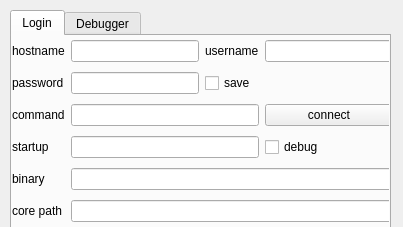
<?xml version="1.0" encoding="UTF-8"?>
<ui version="4.0">
 <class>core_analysis</class>
 <widget class="QWidget" name="core_analysis">
  <property name="geometry">
   <rect>
    <x>0</x>
    <y>0</y>
    <width>403</width>
    <height>227</height>
   </rect>
  </property>
  <property name="windowTitle">
   <string>Core File Analysis</string>
  </property>
  <widget class="QTabWidget" name="tabs">
   <property name="geometry">
    <rect>
     <x>10</x>
     <y>10</y>
     <width>381</width>
     <height>221</height>
    </rect>
   </property>
   <property name="toolTip">
    <string/>
   </property>
   <property name="currentIndex">
    <number>0</number>
   </property>
   <widget class="QWidget" name="login">
    <attribute name="title">
     <string>Login</string>
    </attribute>
    <widget class="QWidget" name="gridLayoutWidget">
     <property name="geometry">
      <rect>
       <x>0</x>
       <y>0</y>
       <width>381</width>
       <height>191</height>
      </rect>
     </property>
     <layout class="QGridLayout" name="gridLayout">
      <item row="0" column="0">
       <widget class="QLabel" name="label">
        <property name="text">
         <string>hostname</string>
        </property>
       </widget>
      </item>
      <item row="0" column="2">
       <widget class="QLineEdit" name="hostname">
        <property name="toolTip">
         <string>name of remote unix host to connet to</string>
        </property>
       </widget>
      </item>
      <item row="3" column="0">
       <widget class="QLabel" name="label_3">
        <property name="text">
         <string>password</string>
        </property>
       </widget>
      </item>
      <item row="3" column="2">
       <widget class="QLineEdit" name="password">
        <property name="toolTip">
         <string>remote unix password</string>
        </property>
        <property name="echoMode">
         <enum>QLineEdit::Password</enum>
        </property>
       </widget>
      </item>
      <item row="4" column="0">
       <widget class="QLabel" name="label_4">
        <property name="text">
         <string>command</string>
        </property>
       </widget>
      </item>
      <item row="4" column="2" colspan="2">
       <widget class="QLineEdit" name="command">
        <property name="toolTip">
         <string>complete path to debugger</string>
        </property>
        <property name="echoMode">
         <enum>QLineEdit::Normal</enum>
        </property>
       </widget>
      </item>
      <item row="7" column="0">
       <widget class="QLabel" name="label_6">
        <property name="text">
         <string>binary</string>
        </property>
       </widget>
      </item>
      <item row="7" column="2" colspan="3">
       <widget class="QLineEdit" name="binary">
        <property name="toolTip">
         <string>path to remote binary on host</string>
        </property>
        <property name="whatsThis">
         <string>asdadasd</string>
        </property>
        <property name="echoMode">
         <enum>QLineEdit::Normal</enum>
        </property>
       </widget>
      </item>
      <item row="0" column="3">
       <widget class="QLabel" name="label_2">
        <property name="text">
         <string>username</string>
        </property>
       </widget>
      </item>
      <item row="0" column="4">
       <widget class="QLineEdit" name="username">
        <property name="toolTip">
         <string>username of remote unix host</string>
        </property>
        <property name="text">
         <string/>
        </property>
       </widget>
      </item>
      <item row="5" column="0">
       <widget class="QLabel" name="label_5">
        <property name="text">
         <string>startup</string>
        </property>
       </widget>
      </item>
      <item row="5" column="2" colspan="2">
       <widget class="QLineEdit" name="startup">
        <property name="echoMode">
         <enum>QLineEdit::Normal</enum>
        </property>
       </widget>
      </item>
      <item row="3" column="3">
       <widget class="QCheckBox" name="save_password">
        <property name="toolTip">
         <string>save password in IDB</string>
        </property>
        <property name="text">
         <string>save</string>
        </property>
       </widget>
      </item>
      <item row="5" column="4">
       <widget class="QCheckBox" name="checkBox">
        <property name="text">
         <string>debug</string>
        </property>
       </widget>
      </item>
      <item row="4" column="4">
       <widget class="QPushButton" name="connect">
        <property name="toolTip">
         <string>connect to/disconnect from remote host</string>
        </property>
        <property name="text">
         <string>connect</string>
        </property>
       </widget>
      </item>
      <item row="8" column="2" colspan="3">
       <widget class="QLineEdit" name="core">
        <property name="echoMode">
         <enum>QLineEdit::Normal</enum>
        </property>
       </widget>
      </item>
      <item row="8" column="0">
       <widget class="QLabel" name="label_7">
        <property name="text">
         <string>core path</string>
        </property>
       </widget>
      </item>
     </layout>
    </widget>
   </widget>
   <widget class="QWidget" name="debug_control">
    <property name="enabled">
     <bool>false</bool>
    </property>
    <attribute name="title">
     <string>Debugger</string>
    </attribute>
    <widget class="QWidget" name="gridLayoutWidget_2">
     <property name="geometry">
      <rect>
       <x>10</x>
       <y>10</y>
       <width>210</width>
       <height>83</height>
      </rect>
     </property>
     <layout class="QGridLayout" name="gridLayout_2">
      <item row="2" column="1" colspan="2">
       <widget class="QPushButton" name="stack">
        <property name="toolTip">
         <string>Show stack trace</string>
        </property>
        <property name="text">
         <string>stack trace</string>
        </property>
       </widget>
      </item>
      <item row="1" column="1" colspan="2">
       <widget class="QPushButton" name="sharedlibs">
        <property name="toolTip">
         <string>Display all shared libraries.</string>
        </property>
        <property name="text">
         <string>shared libs</string>
        </property>
       </widget>
      </item>
      <item row="3" column="2">
       <widget class="QSpinBox" name="framenr">
        <property name="toolTip">
         <string>increase or decrease current frame</string>
        </property>
        <property name="minimum">
         <number>1</number>
        </property>
       </widget>
      </item>
      <item row="3" column="3">
       <widget class="QPushButton" name="registers">
        <property name="toolTip">
         <string>show registers of current frame</string>
        </property>
        <property name="text">
         <string>registers</string>
        </property>
       </widget>
      </item>
      <item row="3" column="1">
       <widget class="QPushButton" name="curr_frame">
        <property name="toolTip">
         <string>show current frame</string>
        </property>
        <property name="text">
         <string>frame</string>
        </property>
       </widget>
      </item>
     </layout>
    </widget>
   </widget>
  </widget>
  <action name="actionConnect">
   <property name="text">
    <string>connect</string>
   </property>
  </action>
 </widget>
 <tabstops>
  <tabstop>tabs</tabstop>
  <tabstop>hostname</tabstop>
  <tabstop>username</tabstop>
  <tabstop>password</tabstop>
  <tabstop>command</tabstop>
  <tabstop>binary</tabstop>
  <tabstop>sharedlibs</tabstop>
  <tabstop>stack</tabstop>
  <tabstop>framenr</tabstop>
  <tabstop>registers</tabstop>
 </tabstops>
 <resources/>
 <connections/>
</ui>
